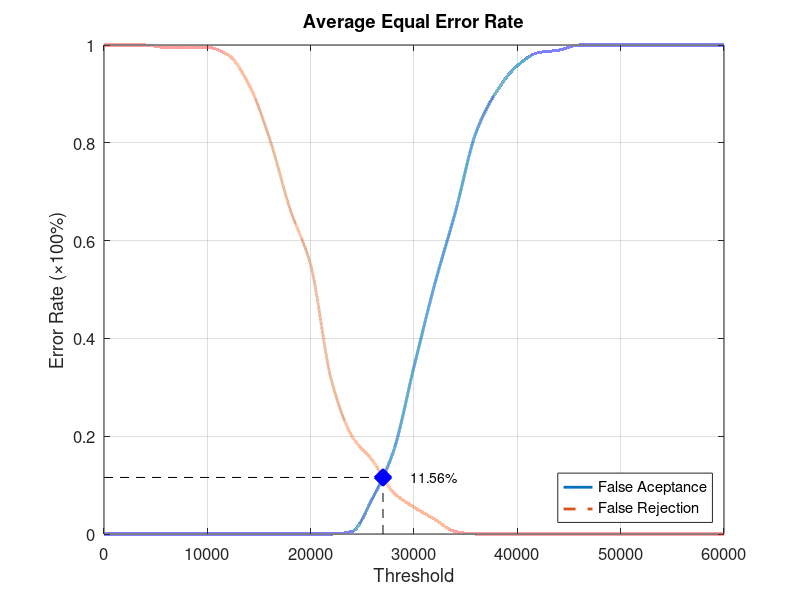
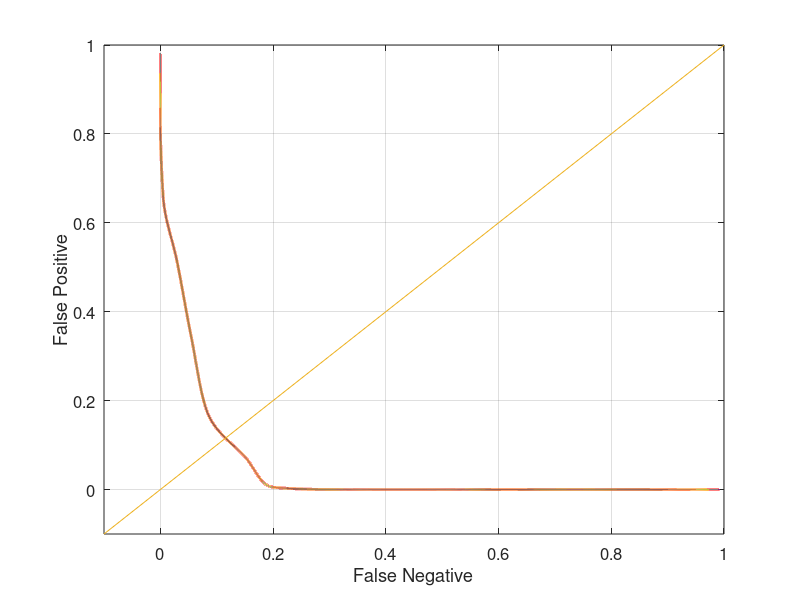

Recreate these plots in MATLAB, in order.
function yEER = Database1_3
close all;
clear;
clc;
x = 0:2000:60000;
xq = 0:0.5:60000;

y0 = [0 0 0 0 0 0 0 0 0 0 0 0 0.00526316 0.0736842 0.168421 0.342105 0.510526 0.657895 0.821053 0.905263 0.957895 0.984211 0.989474 1 1 1 1 1 1 1 1];
yy0 = interp1(x, y0, xq, 'pchip');
y1 = [1 1 1 0.995 0.995 0.995 0.98 0.92 0.81 0.665 0.55 0.315 0.2 0.15 0.085 0.055 0.03 0.005 0 0 0 0 0 0 0 0 0 0 0 0 0];
yy1 = interp1(x, y1, xq, 'pchip');

% Calculating EER: 
y2 = abs(y0 - y1);
find(y2 == min(y2))
yy2 = abs(yy0 - yy1);
xEER = find(yy2 == min(yy2));
xEERIndex = xq(xEER) % X-axis EER
yEER = yy0(xEER) % Y-axis EER

main = figure
plot(xq, yy0,'-','LineWidth', 2);	hold on
plot(xq, yy1,'--','LineWidth', 2);	hold on
plot([xEERIndex xEERIndex], [0 yEER], 'k--');	hold on
plot([0 xEERIndex], [yEER yEER], 'k--');	hold on
plot(xEERIndex, yEER, 'bx', 'LineWidth', 10);	hold on
text(xEERIndex + 10 * xEERIndex / 100, yEER, [num2str(round((10000 * yEER)) / 100) '%'])
legend('False Aceptance', 'False Rejection', 'Location', 'SouthEast')
xlabel('Threshold')
ylabel('Error Rate (\times100%)')
title('Average Equal Error Rate')
set(gca, 'FontSize', 12)
axis([0 60000 0 1])
grid on

print(main, 'Database1_3Main', '-dpng');
FNRxFPR = figure('Color', [1 1 1]);
plot(yy1, yy0, '-', yy1, yy0, 'LineWidth', 2);
hold on
y = -0.1:0.1:1
plot(y, y); 
set(gca, 'FontSize', 12)
xlabel('False Negative')
ylabel('False Positive')
axis([-0.1 1 -0.1 1])
set(gca, 'FontSize', 12)
grid on

print(FNRxFPR, 'Database1_3FNRxFPR','-dpng');
end
